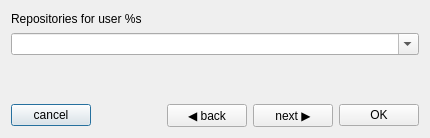
<?xml version="1.0" encoding="UTF-8"?>
<ui version="4.0">
 <class>GithubRepoSelector</class>
 <widget class="QDialog" name="GithubRepoSelector">
  <property name="geometry">
   <rect>
    <x>0</x>
    <y>0</y>
    <width>430</width>
    <height>138</height>
   </rect>
  </property>
  <property name="windowTitle">
   <string>Dialog</string>
  </property>
  <layout class="QGridLayout" name="gridLayout">
   <item row="2" column="0">
    <spacer name="verticalSpacer">
     <property name="orientation">
      <enum>Qt::Vertical</enum>
     </property>
     <property name="sizeHint" stdset="0">
      <size>
       <width>20</width>
       <height>40</height>
      </size>
     </property>
    </spacer>
   </item>
   <item row="1" column="0">
    <widget class="QStackedWidget" name="stk">
     <property name="currentIndex">
      <number>1</number>
     </property>
     <widget class="QWidget" name="pageUsername">
      <layout class="QGridLayout" name="gridLayout_2">
       <property name="leftMargin">
        <number>0</number>
       </property>
       <property name="topMargin">
        <number>0</number>
       </property>
       <property name="rightMargin">
        <number>0</number>
       </property>
       <property name="bottomMargin">
        <number>0</number>
       </property>
       <item row="1" column="0">
        <widget class="QLineEdit" name="txtUser"/>
       </item>
       <item row="0" column="0">
        <widget class="QLabel" name="label">
         <property name="text">
          <string>Github user name / organization:</string>
         </property>
        </widget>
       </item>
      </layout>
     </widget>
     <widget class="QWidget" name="pageRepo">
      <layout class="QGridLayout" name="gridLayout_3">
       <property name="leftMargin">
        <number>0</number>
       </property>
       <property name="topMargin">
        <number>0</number>
       </property>
       <property name="rightMargin">
        <number>0</number>
       </property>
       <property name="bottomMargin">
        <number>0</number>
       </property>
       <item row="0" column="0">
        <widget class="QLabel" name="lblPromptRepo">
         <property name="text">
          <string>Repositories for user %s</string>
         </property>
        </widget>
       </item>
       <item row="1" column="0">
        <widget class="QComboBox" name="cbxRepos">
         <property name="editable">
          <bool>true</bool>
         </property>
        </widget>
       </item>
      </layout>
     </widget>
    </widget>
   </item>
   <item row="3" column="0">
    <layout class="QHBoxLayout" name="horizontalLayout">
     <item>
      <widget class="QPushButton" name="btnCancel">
       <property name="text">
        <string>cancel</string>
       </property>
      </widget>
     </item>
     <item>
      <spacer name="horizontalSpacer">
       <property name="orientation">
        <enum>Qt::Horizontal</enum>
       </property>
       <property name="sizeHint" stdset="0">
        <size>
         <width>40</width>
         <height>20</height>
        </size>
       </property>
      </spacer>
     </item>
     <item>
      <widget class="QPushButton" name="btnBack">
       <property name="text">
        <string>◀ back</string>
       </property>
      </widget>
     </item>
     <item>
      <widget class="QPushButton" name="btnNext">
       <property name="text">
        <string>next ▶</string>
       </property>
      </widget>
     </item>
     <item>
      <widget class="QPushButton" name="btnOk">
       <property name="text">
        <string>OK</string>
       </property>
      </widget>
     </item>
    </layout>
   </item>
  </layout>
 </widget>
 <resources/>
 <connections>
  <connection>
   <sender>btnCancel</sender>
   <signal>clicked()</signal>
   <receiver>GithubRepoSelector</receiver>
   <slot>reject()</slot>
   <hints>
    <hint type="sourcelabel">
     <x>56</x>
     <y>107</y>
    </hint>
    <hint type="destinationlabel">
     <x>5</x>
     <y>62</y>
    </hint>
   </hints>
  </connection>
 </connections>
</ui>
